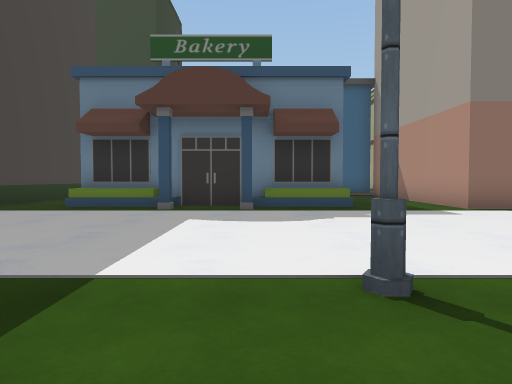
[1] (above)

24 first-person views from a walk through a 3-D level made in the Unity game engine. The camera is 1.3 m above the floor, tilts 2° down and sees 70° across. The floor is counted in squares, 2 m on a side. Each view is taken from the middle of a square. On the plan, view 1 faces up. The plan holds only what a view shows up to about 11 squares ahead; the rest is blank. The place goes on beyond the plan. The player is left out. Some animated figures are not drawn. Some surface patterns are stand-ins.

[2]
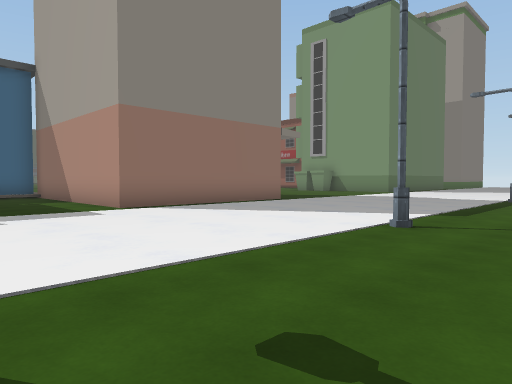

[3]
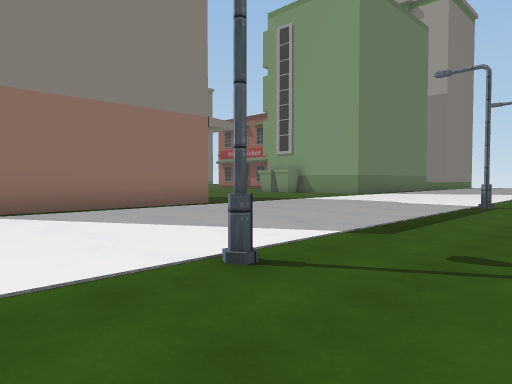

[4]
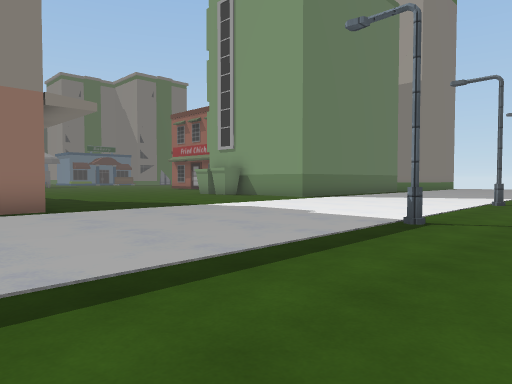

[5]
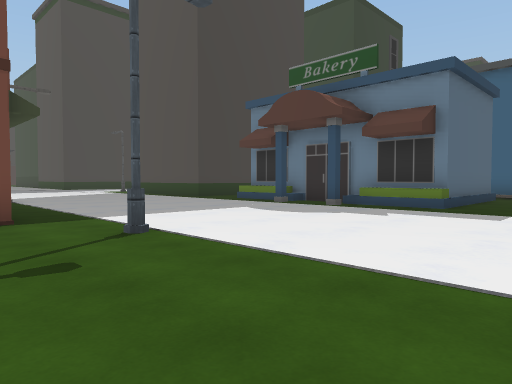

[6]
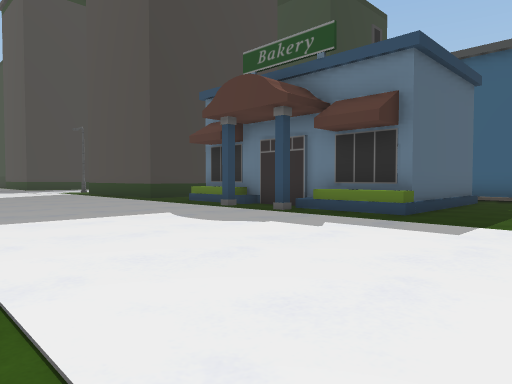

[7]
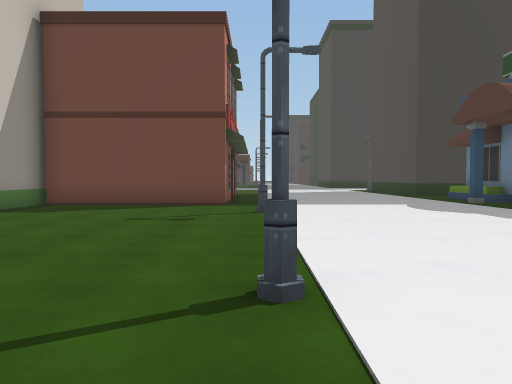

[8]
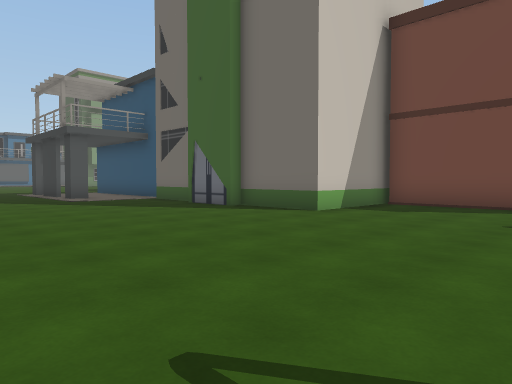

[9]
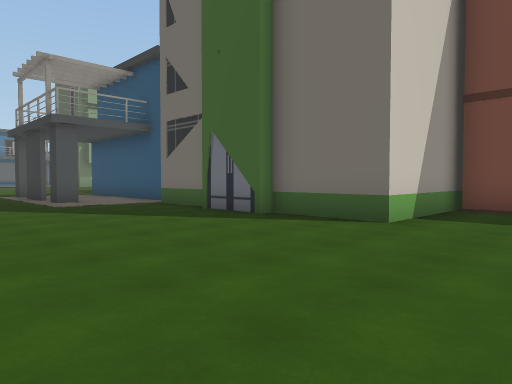

[10]
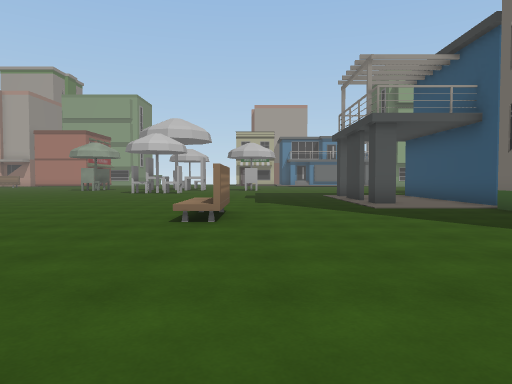

[11]
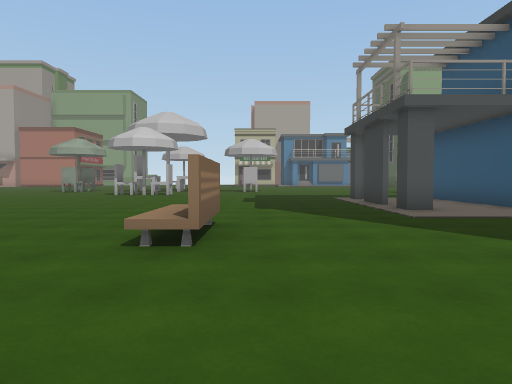

[12]
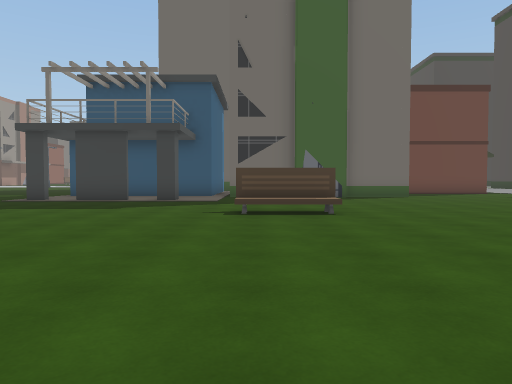

[13]
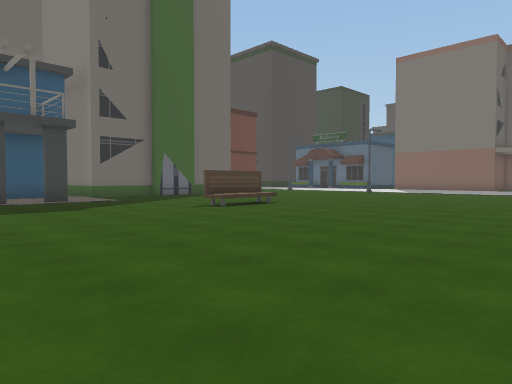

[14]
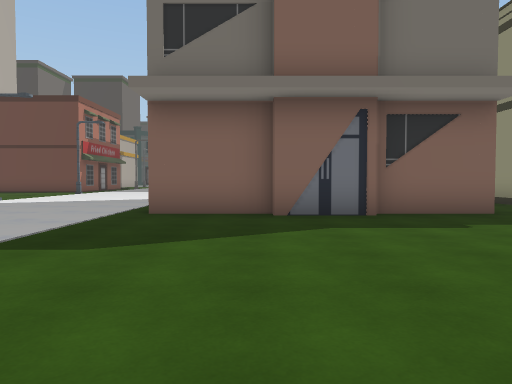

[15]
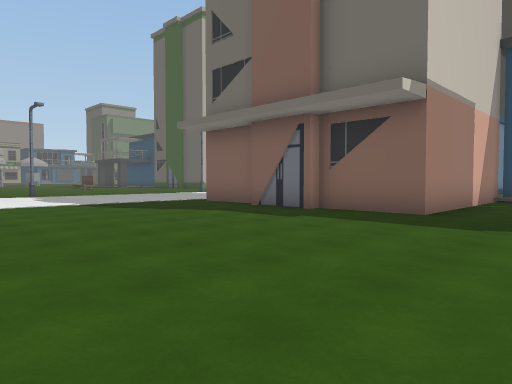

[16]
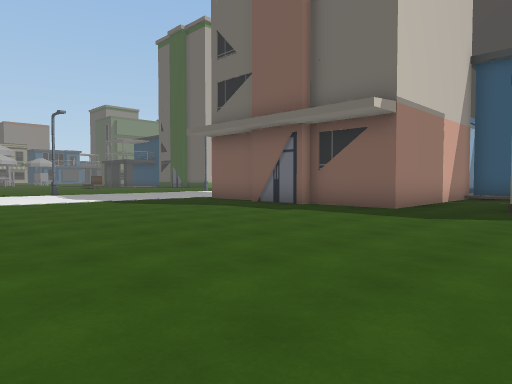

[17]
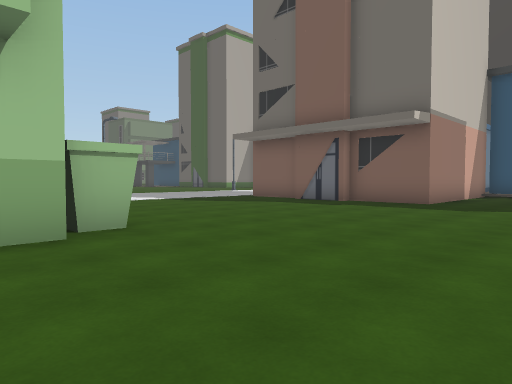

[18]
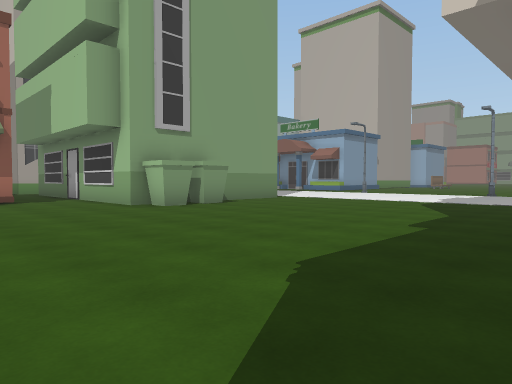

[19]
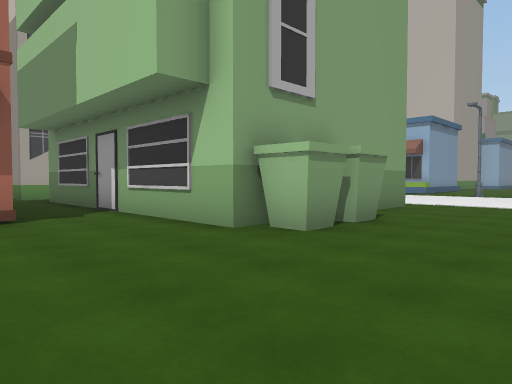

[20]
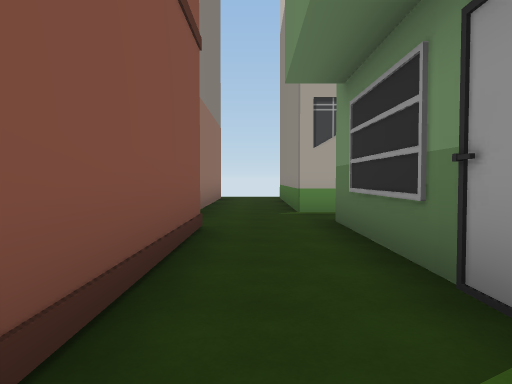

[21]
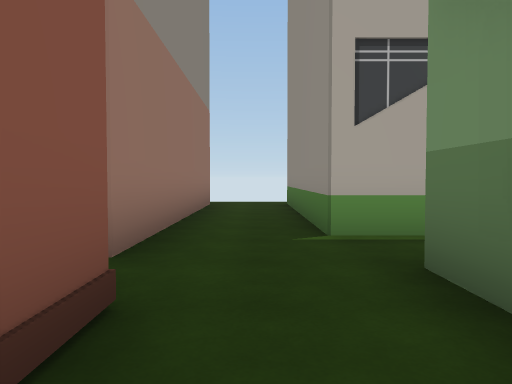

[22]
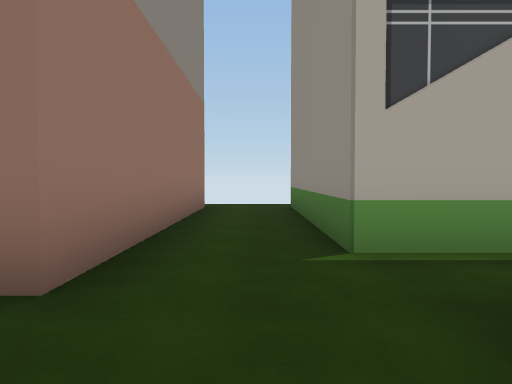

[23]
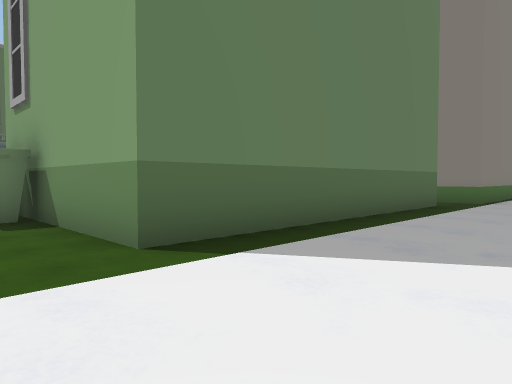

[24]
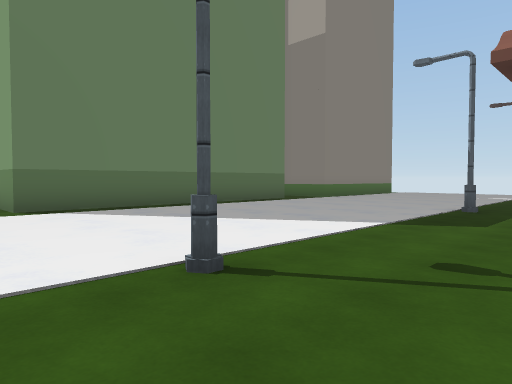

### Floor plan
Key: @ floor where view 1 was taken; # wall or solid block; x gap in a wall; . floor; / step, stairs or slope; O other object.
Columns run from 7 left of view 1 to 34 right of it. Each row starts with its distance up from view 1.
 18                  .... ......
 17               OOO...........
 16             /................#####OOOOOOO.
 15          ###/.............................
 14          // OOOOOO........OOOOOOOO.OOOOOO.
 13          O.      O.......OO       .O
 12          O..O    O.......OO
 11 O.       O..O    O........O
 10 O..      O..O    O........O
  9 O..OOOOOOO..O    O........OOOOOOOO O
  8  ....O.O....OOOOOO.................OOO
  7  ....................................
  6 ...................................
  5 ....................................
  4 .....................................
  3 .....................................
  2 O.......O....O......O.....O.....O....
  1     ###........................O
  0       #@...........     ....
 -1       #.........
 -2       #.........
 -3      ##.........   ..
 -4      OOOO........ ...
 -5         O............
 -6          O...........
 -7          O............
 -8         O......O......
 -9         O......O.......
-10         O.............
-11         #.............
-12         #..............
-13         #..x...........
-14         #..#...........
-15         #  x...........

Positions as (right, up) in squares from view 1, and headings:
1: (0, 0), facing up
2: (1, 0), facing up-right
3: (4, 0), facing up-right
4: (8, 0), facing up-right
5: (5, 0), facing up-left
6: (5, 2), facing up-left
7: (8, 2), facing left
8: (8, 1), facing down-left
9: (7, -1), facing down-left
10: (7, -2), facing down
11: (7, -4), facing down
12: (15, -9), facing left
13: (15, -15), facing up-left
14: (17, 10), facing left
15: (17, 17), facing down-left
16: (18, 18), facing down-left
17: (20, 18), facing down-left
18: (10, 18), facing down-right
19: (15, 17), facing down-right
20: (21, 15), facing right
21: (24, 15), facing right
22: (25, 15), facing right
23: (17, 5), facing up-right
24: (17, 0), facing up-right
